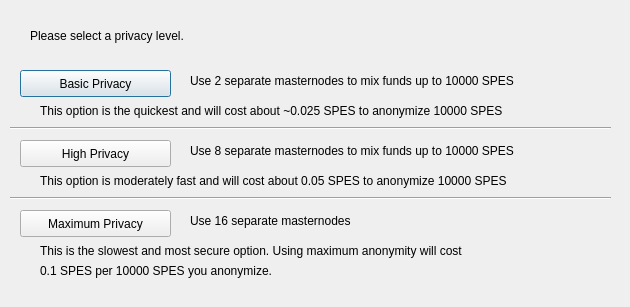
<?xml version="1.0" encoding="UTF-8"?>
<ui version="4.0">
 <class>ObfuscationConfig</class>
 <widget class="QDialog" name="ObfuscationConfig">
  <property name="geometry">
   <rect>
    <x>0</x>
    <y>0</y>
    <width>630</width>
    <height>307</height>
   </rect>
  </property>
  <property name="windowTitle">
   <string>Configure Obfuscation</string>
  </property>
  <widget class="QPushButton" name="buttonBasic">
   <property name="geometry">
    <rect>
     <x>20</x>
     <y>70</y>
     <width>151</width>
     <height>27</height>
    </rect>
   </property>
   <property name="text">
    <string>Basic Privacy</string>
   </property>
  </widget>
  <widget class="QPushButton" name="buttonHigh">
   <property name="geometry">
    <rect>
     <x>20</x>
     <y>140</y>
     <width>151</width>
     <height>27</height>
    </rect>
   </property>
   <property name="text">
    <string>High Privacy</string>
   </property>
  </widget>
  <widget class="QPushButton" name="buttonMax">
   <property name="geometry">
    <rect>
     <x>20</x>
     <y>210</y>
     <width>151</width>
     <height>27</height>
    </rect>
   </property>
   <property name="text">
    <string>Maximum Privacy</string>
   </property>
  </widget>
  <widget class="QLabel" name="label">
   <property name="geometry">
    <rect>
     <x>30</x>
     <y>20</y>
     <width>571</width>
     <height>31</height>
    </rect>
   </property>
   <property name="text">
    <string>Please select a privacy level.</string>
   </property>
  </widget>
  <widget class="QLabel" name="label_2">
   <property name="geometry">
    <rect>
     <x>190</x>
     <y>70</y>
     <width>421</width>
     <height>21</height>
    </rect>
   </property>
   <property name="text">
    <string>Use 2 separate masternodes to mix funds up to 10000 SPES</string>
   </property>
  </widget>
  <widget class="QLabel" name="label_3">
   <property name="geometry">
    <rect>
     <x>190</x>
     <y>140</y>
     <width>411</width>
     <height>21</height>
    </rect>
   </property>
   <property name="text">
    <string>Use 8 separate masternodes to mix funds up to 10000 SPES</string>
   </property>
  </widget>
  <widget class="QLabel" name="label_4">
   <property name="geometry">
    <rect>
     <x>190</x>
     <y>210</y>
     <width>421</width>
     <height>21</height>
    </rect>
   </property>
   <property name="text">
    <string>Use 16 separate masternodes</string>
   </property>
  </widget>
  <widget class="QLabel" name="label_6">
   <property name="geometry">
    <rect>
     <x>40</x>
     <y>100</y>
     <width>561</width>
     <height>21</height>
    </rect>
   </property>
   <property name="text">
    <string>This option is the quickest and will cost about ~0.025 SPES to anonymize 10000 SPES</string>
   </property>
  </widget>
  <widget class="QLabel" name="label_7">
   <property name="geometry">
    <rect>
     <x>40</x>
     <y>170</y>
     <width>561</width>
     <height>21</height>
    </rect>
   </property>
   <property name="text">
    <string>This option is moderately fast and will cost about 0.05 SPES to anonymize 10000 SPES</string>
   </property>
  </widget>
  <widget class="QLabel" name="label_8">
   <property name="geometry">
    <rect>
     <x>40</x>
     <y>240</y>
     <width>561</width>
     <height>21</height>
    </rect>
   </property>
   <property name="text">
    <string>This is the slowest and most secure option. Using maximum anonymity will cost</string>
   </property>
  </widget>
  <widget class="QLabel" name="label_9">
   <property name="geometry">
    <rect>
     <x>40</x>
     <y>260</y>
     <width>561</width>
     <height>21</height>
    </rect>
   </property>
   <property name="text">
    <string>0.1 SPES per 10000 SPES you anonymize.</string>
   </property>
  </widget>
  <widget class="Line" name="line">
   <property name="geometry">
    <rect>
     <x>10</x>
     <y>120</y>
     <width>601</width>
     <height>16</height>
    </rect>
   </property>
   <property name="orientation">
    <enum>Qt::Horizontal</enum>
   </property>
  </widget>
  <widget class="Line" name="line_2">
   <property name="geometry">
    <rect>
     <x>10</x>
     <y>190</y>
     <width>601</width>
     <height>16</height>
    </rect>
   </property>
   <property name="orientation">
    <enum>Qt::Horizontal</enum>
   </property>
  </widget>
 </widget>
 <resources/>
 <connections/>
</ui>
